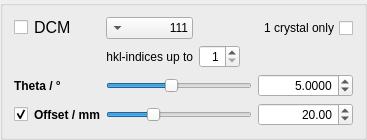
     <widget class="QGroupBox" name="groupBox">
      <layout class="QGridLayout" name="gridLayout_5">
       <item row="2" column="6">
        <widget class="QDoubleSpinBox" name="dcm_theta">
         <property name="enabled">
          <bool>true</bool>
         </property>
         <property name="toolTip">
          <string>Angle of the first DCM-crystal.</string>
         </property>
         <property name="alignment">
          <set>Qt::AlignRight|Qt::AlignTrailing|Qt::AlignVCenter</set>
         </property>
         <property name="decimals">
          <number>4</number>
         </property>
         <property name="minimum">
          <double>1.000000000000000</double>
         </property>
         <property name="maximum">
          <double>40.000000000000000</double>
         </property>
         <property name="singleStep">
          <double>0.000100000000000</double>
         </property>
         <property name="value">
          <double>5.000000000000000</double>
         </property>
        </widget>
       </item>
       <item row="3" column="0">
        <widget class="QCheckBox" name="dcm_off_check">
         <property name="maximumSize">
          <size>
           <width>20</width>
           <height>16777215</height>
          </size>
         </property>
         <property name="toolTip">
          <string>Plot the Enery-Constraints depending on the offset.</string>
         </property>
         <property name="text">
          <string/>
         </property>
         <property name="checked">
          <bool>true</bool>
         </property>
        </widget>
       </item>
       <item row="3" column="6">
        <widget class="QDoubleSpinBox" name="dcm_off">
         <property name="toolTip">
          <string>&lt;html&gt;&lt;head/&gt;&lt;body&gt;&lt;p&gt;Vertical beam offset after passing the DCM. Watch the reachable min-max-Energies!&lt;/p&gt;&lt;/body&gt;&lt;/html&gt;</string>
         </property>
         <property name="alignment">
          <set>Qt::AlignRight|Qt::AlignTrailing|Qt::AlignVCenter</set>
         </property>
         <property name="minimum">
          <double>11.199999999999999</double>
         </property>
         <property name="maximum">
          <double>40.000000000000000</double>
         </property>
         <property name="value">
          <double>20.000000000000000</double>
         </property>
        </widget>
       </item>
       <item row="0" column="0">
        <widget class="QCheckBox" name="dcm_in">
         <property name="enabled">
          <bool>true</bool>
         </property>
         <property name="maximumSize">
          <size>
           <width>20</width>
           <height>16777215</height>
          </size>
         </property>
         <property name="font">
          <font>
           <weight>75</weight>
           <bold>true</bold>
          </font>
         </property>
         <property name="toolTip">
          <string>&lt;html&gt;&lt;head/&gt;&lt;body&gt;&lt;p&gt;On status request: if dcm_y &amp;lt; -1mm and dcm_theta &amp;lt; 1, we consider the DCM is out.&lt;/p&gt;&lt;/body&gt;&lt;/html&gt;</string>
         </property>
         <property name="layoutDirection">
          <enum>Qt::RightToLeft</enum>
         </property>
         <property name="text">
          <string/>
         </property>
         <property name="checked">
          <bool>false</bool>
         </property>
        </widget>
       </item>
       <item row="0" column="1">
        <widget class="QLabel" name="label_parameter_4">
         <property name="enabled">
          <bool>true</bool>
         </property>
         <property name="sizePolicy">
          <sizepolicy hsizetype="Preferred" vsizetype="Fixed">
           <horstretch>0</horstretch>
           <verstretch>0</verstretch>
          </sizepolicy>
         </property>
         <property name="maximumSize">
          <size>
           <width>50</width>
           <height>16777215</height>
          </size>
         </property>
         <property name="font">
          <font>
           <pointsize>12</pointsize>
           <weight>50</weight>
           <bold>false</bold>
          </font>
         </property>
         <property name="text">
          <string>DCM</string>
         </property>
        </widget>
       </item>
       <item row="3" column="1">
        <widget class="QLabel" name="label_6">
         <property name="font">
          <font>
           <weight>75</weight>
           <bold>true</bold>
          </font>
         </property>
         <property name="text">
          <string>Offset / mm</string>
         </property>
        </widget>
       </item>
       <item row="3" column="2" colspan="4">
        <widget class="QSlider" name="dcm_slider_off">
         <property name="minimum">
          <number>1120</number>
         </property>
         <property name="maximum">
          <number>4000</number>
         </property>
         <property name="value">
          <number>2000</number>
         </property>
         <property name="orientation">
          <enum>Qt::Horizontal</enum>
         </property>
        </widget>
       </item>
       <item row="2" column="2" colspan="4">
        <widget class="QSlider" name="dcm_slider_theta">
         <property name="enabled">
          <bool>true</bool>
         </property>
         <property name="minimum">
          <number>10000</number>
         </property>
         <property name="maximum">
          <number>400000</number>
         </property>
         <property name="value">
          <number>50000</number>
         </property>
         <property name="orientation">
          <enum>Qt::Horizontal</enum>
         </property>
        </widget>
       </item>
       <item row="2" column="0" colspan="2">
        <widget class="QLabel" name="label_2">
         <property name="font">
          <font>
           <weight>75</weight>
           <bold>true</bold>
          </font>
         </property>
         <property name="text">
          <string>Theta / °</string>
         </property>
        </widget>
       </item>
       <item row="0" column="6">
        <widget class="QCheckBox" name="dcm_one_crystal">
         <property name="toolTip">
          <string>&lt;html&gt;&lt;head/&gt;&lt;body&gt;&lt;p&gt;If checked, reflectivity of only one crystal is considered: &lt;/p&gt;&lt;p&gt;&lt;span style=&quot; font-family:'JetBrains Mono,monospace'; color:#a9b7c6; background-color:#2b2b2b;&quot;&gt;spectrum_dcm = &lt;/span&gt;&lt;span style=&quot; font-family:'JetBrains Mono,monospace'; color:#8888c6;&quot;&gt;abs&lt;/span&gt;&lt;span style=&quot; font-family:'JetBrains Mono,monospace'; color:#a9b7c6;&quot;&gt;(dcm_spol) ** &lt;/span&gt;&lt;span style=&quot; font-family:'JetBrains Mono,monospace'; color:#6897bb;&quot;&gt;2&lt;/span&gt;&lt;/p&gt;&lt;p&gt;&lt;span style=&quot; font-family:'JetBrains Mono,monospace'; color:#6897bb;&quot;&gt;instead of&lt;/span&gt;&lt;/p&gt;&lt;p&gt;&lt;span style=&quot; font-family:'JetBrains Mono,monospace'; color:#a9b7c6; background-color:#2b2b2b;&quot;&gt;spectrum_dcm = &lt;/span&gt;&lt;span style=&quot; font-family:'JetBrains Mono,monospace'; color:#8888c6;&quot;&gt;abs&lt;/span&gt;&lt;span style=&quot; font-family:'JetBrains Mono,monospace'; color:#a9b7c6;&quot;&gt;(dcm_spol) ** 4&lt;/span&gt;&lt;/p&gt;&lt;/body&gt;&lt;/html&gt;</string>
         </property>
         <property name="layoutDirection">
          <enum>Qt::RightToLeft</enum>
         </property>
         <property name="text">
          <string>1 crystal only</string>
         </property>
        </widget>
       </item>
       <item row="0" column="2">
        <widget class="QComboBox" name="dcm_orientation">
         <property name="sizePolicy">
          <sizepolicy hsizetype="Preferred" vsizetype="Fixed">
           <horstretch>0</horstretch>
           <verstretch>0</verstretch>
          </sizepolicy>
         </property>
         <property name="minimumSize">
          <size>
           <width>50</width>
           <height>22</height>
          </size>
         </property>
         <property name="layoutDirection">
          <enum>Qt::RightToLeft</enum>
         </property>
         <item>
          <property name="text">
           <string>111</string>
          </property>
         </item>
         <item>
          <property name="text">
           <string>311</string>
          </property>
         </item>
         <item>
          <property name="text">
           <string>333</string>
          </property>
         </item>
        </widget>
       </item>
       <item row="1" column="3">
        <widget class="QSpinBox" name="dcm_harmonics">
         <property name="toolTip">
          <string>How many harmonics to calculate?</string>
         </property>
         <property name="alignment">
          <set>Qt::AlignRight|Qt::AlignTrailing|Qt::AlignVCenter</set>
         </property>
         <property name="minimum">
          <number>1</number>
         </property>
         <property name="value">
          <number>1</number>
         </property>
        </widget>
       </item>
       <item row="1" column="2">
        <widget class="QLabel" name="label_4">
         <property name="text">
          <string>hkl-indices up to</string>
         </property>
         <property name="alignment">
          <set>Qt::AlignRight|Qt::AlignTrailing|Qt::AlignVCenter</set>
         </property>
        </widget>
       </item>
      </layout>
     </widget>
